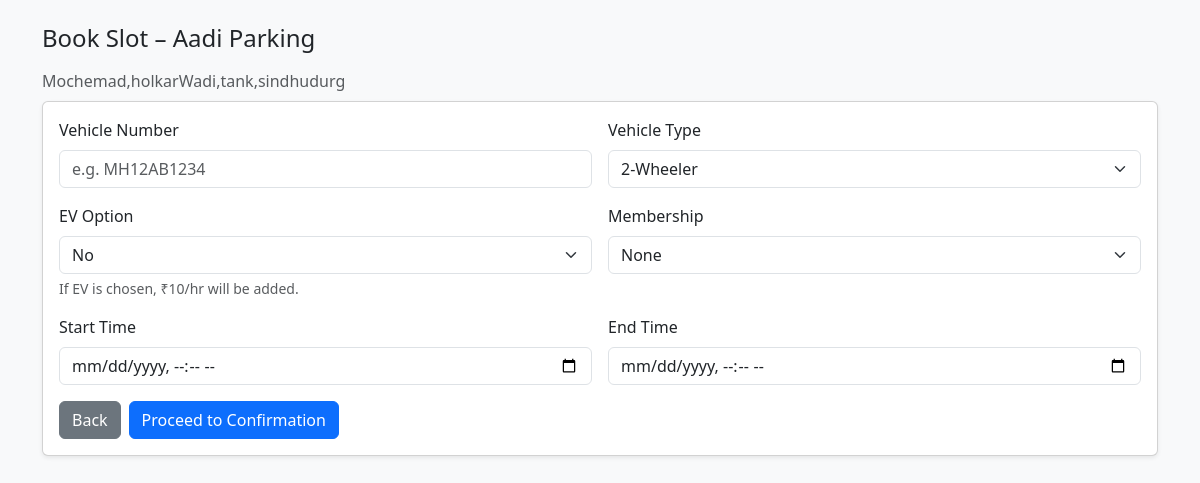
Screenshot of /user_book.php?parking_id=4 with the database file from the repository.
### tables this page shows
CREATE TABLE `parking_requests` (
  `id` int(11) NOT NULL,
  `owner_id` int(11) DEFAULT NULL,
  `owner_email` varchar(255) DEFAULT NULL,
  `parking_name` varchar(255) DEFAULT NULL,
  `address` text DEFAULT NULL,
  `mobile` varchar(20) DEFAULT NULL,
  `latitude` decimal(10,8) DEFAULT NULL,
  `longitude` decimal(11,8) DEFAULT NULL,
  `ev_support` enum('yes','no') DEFAULT 'no',
  `supported_vehicles` text DEFAULT NULL,
  `slot_2w` int(11) DEFAULT 0,
  `slot_4w` int(11) DEFAULT 0,
  `status` enum('waiting','approved','rejected') DEFAULT 'waiting',
  `requested_at` timestamp NOT NULL DEFAULT current_timestamp(),
  `location` varchar(255) DEFAULT NULL,
  `created_at` timestamp NOT NULL DEFAULT current_timestamp(),
  `floors` int(11) NOT NULL DEFAULT 1
);

### user_book.php (the view, shortened to what this page needs)
<?php
require_once('db_config.php');
$parking_id = isset($_GET['parking_id']) ? (int)$_GET['parking_id'] : 0;
$st = $conn->prepare("SELECT id, parking_name, address, ev_support, slot_2w, slot_4w, COALESCE(floors,1) AS floors
                      FROM parking_requests WHERE id=? AND status='approved'");
$st->bind_param("i", $parking_id);
$st->execute();
$res = $st->get_result();
$parking = $res->fetch_assoc();
?>
<!DOCTYPE html>
<html>
<head>
  <link href="https://cdn.jsdelivr.net/npm/bootstrap@5.3.0/dist/css/bootstrap.min.css" rel="stylesheet"/>
</head>
<body class="bg-light">
<div class="container py-4">
  <h4 class="mb-3">Book Slot – <?= htmlspecialchars($parking['parking_name']) ?></h4>
  <div class="mb-2 text-muted"><?= htmlspecialchars($parking['address']) ?></div>
  <form class="card p-3 shadow-sm" method="post" action="user_confirm.php" onsubmit="return validateTimes()">
    <div class="row g-3">
    <div class="col-md-6">
  <label class="form-label">Vehicle Number</label>
  <input type="text" name="vehicle_no" id="vehicle_no" class="form-control"
         pattern="[A-Z]{2}[ -]?[0-9]{1,2}[A-Z]{1,3}[0-9]{1,4}"
         title="Enter valid vehicle number like MH12AB1234"
         placeholder="e.g. MH12AB1234"
         required>
    </div>
      <div class="col-md-6">
        <label class="form-label">Vehicle Type</label>
        <select name="vehicle_type" class="form-select" required>
          <option value="2W">2-Wheeler</option>
        </select>
      </div>
      <div class="col-md-6">
        <label class="form-label">EV Option</label>
        <select name="ev" class="form-select" required>
          <option value="no">No</option>
        </select>
        <div class="form-text">If EV is chosen, ₹10/hr will be added.</div>
      </div>
      <div class="col-md-6">
        <label class="form-label">Membership</label>
        <select name="membership" class="form-select">
          <option value="none" selected>None</option>
        </select>
      </div>
      <div class="col-md-6">
        <label class="form-label">Start Time</label>
        <input type="datetime-local" name="start_time" id="start_time" class="form-control" required>
      </div>
      <div class="col-md-6">
        <label class="form-label">End Time</label>
        <input type="datetime-local" name="end_time" id="end_time" class="form-control" required>
      </div>
    </div>
    <div class="mt-3 d-flex gap-2">
      <a href="user_dashboard.php" class="btn btn-secondary">Back</a>
      <button class="btn btn-primary" type="submit">Proceed to Confirmation</button>
    </div>
  </form>
</div>
</body>
</html>

### rows the page displays
parking_requests: parking_name "Aadi Parking", address "Mochemad,holkarWadi,tank,sindhudurg"
